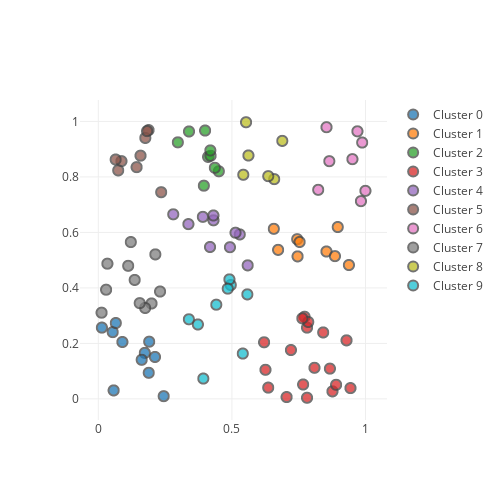

Notebook source saved alongside this figure:
### Markdown cell above
### Small Randomized data

### Code cell
n_clusters = 10

X = np.random.rand(100,2)

clusters = doTests(n_clusters, X)
df = pd.DataFrame(X)
df['cluster'] = clusters

plot(df)

### Figure 1 — Plotly figure (JSON) as saved in the notebook; plotly's stock layout.template omitted (floating-point values rounded to 4 significant figures)
{"data": [{"hoverinfo": "text", "marker": {"line": {"width": 2}, "size": 10}, "mode": "markers", "name": "Cluster 0", "opacity": 0.75, "type": "scattergl", "x": [0.1904, 0.05392, 0.1741, 0.05743, 0.0901, 0.1888, 0.06548, 0.1624, 0.01335, 0.2121, 0.2447], "y": [0.2062, 0.2407, 0.1659, 0.0306, 0.205, 0.09407, 0.2735, 0.141, 0.2569, 0.1511, 0.009722]}, {"hoverinfo": "text", "marker": {"line": {"width": 2}, "size": 10}, "mode": "markers", "name": "Cluster 1", "opacity": 0.75, "type": "scattergl", "x": [0.7459, 0.9379, 0.673, 0.6569, 0.8962, 0.7444, 0.8539, 0.7535, 0.8857], "y": [0.5137, 0.4824, 0.5372, 0.6131, 0.6195, 0.5756, 0.5313, 0.5656, 0.5146]}, {"hoverinfo": "text", "marker": {"line": {"width": 2}, "size": 10}, "mode": "markers", "name": "Cluster 2", "opacity": 0.75, "type": "scattergl", "x": [0.411, 0.3395, 0.3996, 0.4511, 0.395, 0.4202, 0.2977, 0.4194, 0.4362], "y": [0.8723, 0.9639, 0.9673, 0.8204, 0.7685, 0.8763, 0.9247, 0.8956, 0.833]}, {"hoverinfo": "text", "marker": {"line": {"width": 2}, "size": 10}, "mode": "markers", "name": "Cluster 3", "opacity": 0.75, "type": "scattergl", "x": [0.8763, 0.6257, 0.7812, 0.7048, 0.7209, 0.772, 0.6359, 0.9291, 0.809, 0.6205, 0.7858, 0.8416, 0.9438, 0.7636, 0.8668, 0.7812, 0.8901, 0.7666], "y": [0.0271, 0.1049, 0.2569, 0.006551, 0.1761, 0.2961, 0.04065, 0.211, 0.1121, 0.204, 0.2773, 0.2396, 0.03896, 0.2904, 0.1091, 0.004114, 0.05084, 0.05189]}, {"hoverinfo": "text", "marker": {"line": {"width": 2}, "size": 10}, "mode": "markers", "name": "Cluster 4", "opacity": 0.75, "type": "scattergl", "x": [0.4181, 0.431, 0.3371, 0.4927, 0.5294, 0.5591, 0.3913, 0.4308, 0.2805, 0.5136], "y": [0.5475, 0.6437, 0.63, 0.5467, 0.5929, 0.4813, 0.6562, 0.6611, 0.6653, 0.599]}, {"hoverinfo": "text", "marker": {"line": {"width": 2}, "size": 10}, "mode": "markers", "name": "Cluster 5", "opacity": 0.75, "type": "scattergl", "x": [0.0865, 0.188, 0.07451, 0.06495, 0.1759, 0.158, 0.1433, 0.1826, 0.2353], "y": [0.857, 0.9688, 0.8236, 0.8627, 0.9406, 0.8767, 0.8352, 0.9652, 0.7449]}, {"hoverinfo": "text", "marker": {"line": {"width": 2}, "size": 10}, "mode": "markers", "name": "Cluster 6", "opacity": 0.75, "type": "scattergl", "x": [0.9877, 0.8646, 0.8231, 0.951, 0.8541, 0.9698, 0.983, 0.9997], "y": [0.924, 0.8568, 0.7536, 0.8641, 0.9792, 0.9645, 0.7127, 0.7499]}, {"hoverinfo": "text", "marker": {"line": {"width": 2}, "size": 10}, "mode": "markers", "name": "Cluster 7", "opacity": 0.75, "type": "scattergl", "x": [0.1992, 0.01231, 0.1118, 0.1754, 0.1216, 0.1361, 0.02922, 0.155, 0.2134, 0.2311, 0.03393], "y": [0.3439, 0.3108, 0.4796, 0.3277, 0.5653, 0.4287, 0.3935, 0.3451, 0.5208, 0.3869, 0.4873]}, {"hoverinfo": "text", "marker": {"line": {"width": 2}, "size": 10}, "mode": "markers", "name": "Cluster 8", "opacity": 0.75, "type": "scattergl", "x": [0.553, 0.6886, 0.5426, 0.6584, 0.6361, 0.5618], "y": [0.9971, 0.93, 0.8079, 0.7921, 0.8029, 0.8774]}, {"hoverinfo": "text", "marker": {"line": {"width": 2}, "size": 10}, "mode": "markers", "name": "Cluster 9", "opacity": 0.75, "type": "scattergl", "x": [0.3727, 0.393, 0.4959, 0.4416, 0.3389, 0.4906, 0.5408, 0.5578, 0.4845], "y": [0.2682, 0.07326, 0.4103, 0.3396, 0.287, 0.4308, 0.1634, 0.3767, 0.3975]}], "layout": {"height": 500, "width": 500, "xaxis": {"zeroline": false}, "yaxis": {"zeroline": false}}}
